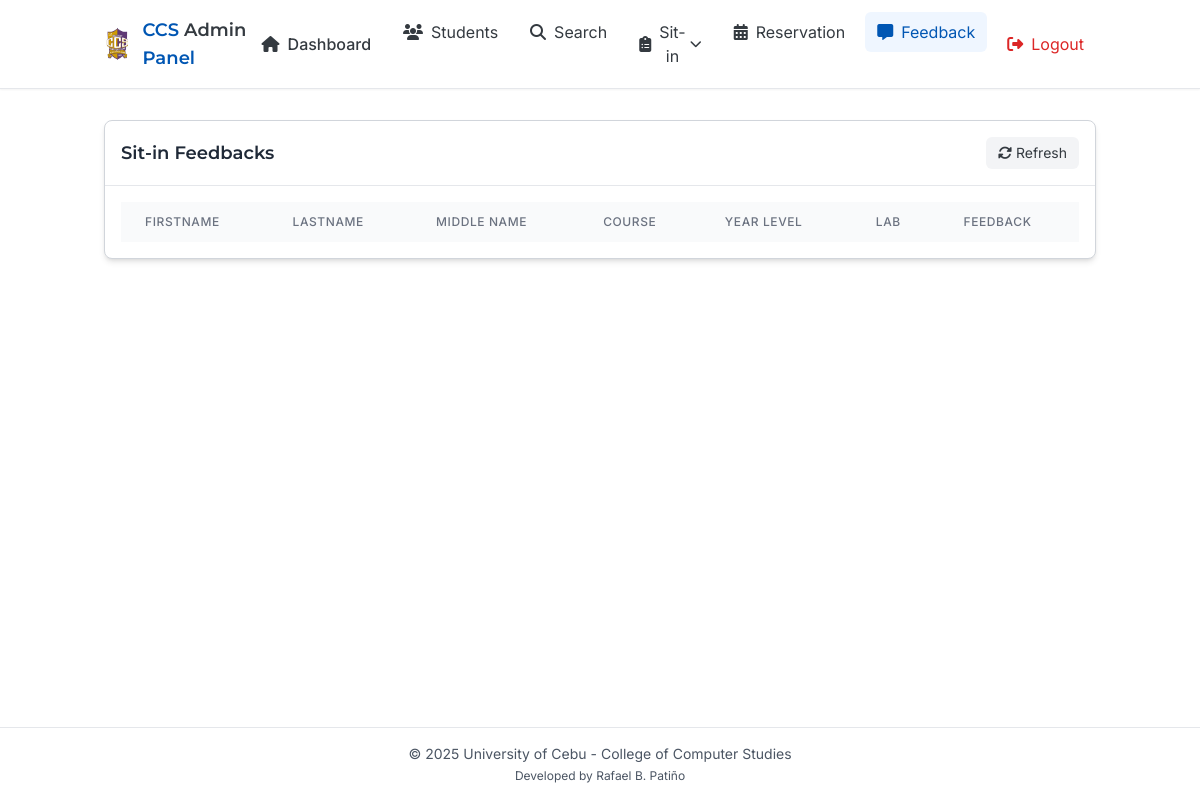
The app's page /pages/admin/feedback.php (signed in), older data.
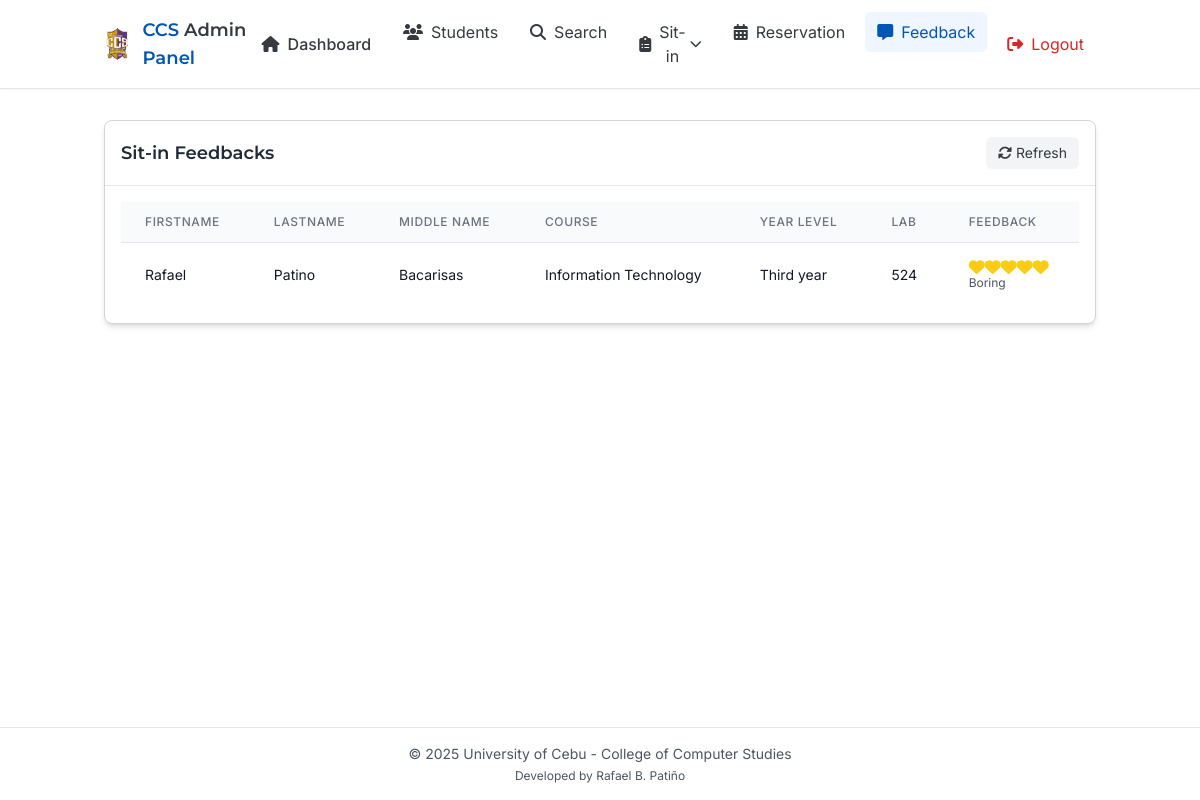
The same page, newer data.
### tables this page shows
CREATE TABLE `sit_ins` (
  `student_id` varchar(100) NOT NULL,
  `laboratory` varchar(250) NOT NULL,
  `purpose` varchar(255) NOT NULL,
  `check_in_date` date NOT NULL,
  `check_in_time` time NOT NULL,
  `check_out_time` time DEFAULT NULL,
  `rating` int(11) DEFAULT NULL,
  `feedback` text DEFAULT NULL
);

CREATE TABLE `users` (
  `id` int(11) NOT NULL,
  `idno` varchar(100) NOT NULL,
  `lastname` varchar(100) NOT NULL,
  `firstname` varchar(100) NOT NULL,
  `midname` varchar(100) DEFAULT NULL,
  `course` enum('Computer Science','Information Technology') NOT NULL,
  `year_level` enum('First year','Second year','Third year','Fourth year') NOT NULL,
  `email` varchar(255) NOT NULL,
  `address` varchar(255) NOT NULL,
  `username` varchar(50) NOT NULL,
  `sessionno` int(11) DEFAULT NULL,
  `password_hash` varchar(255) NOT NULL,
  `created_at` timestamp NOT NULL DEFAULT current_timestamp()
);

### pages/admin/feedback.php (the view, shortened to what the changed rows need)
<?php
include('modals/search.php');
$sql = "SELECT firstname, lastname, midname, course, year_level, laboratory, rating, feedback FROM sit_ins JOIN users ON sit_ins.student_id = users.idno WHERE rating IS NOT NULL AND feedback IS NOT NULL";
$result = mysqli_query($conn, $sql);
?>
<!DOCTYPE html>
<html lang="en">
<head>
    <link rel="stylesheet" href="../../public/css/all.css">
    <script src="https://cdn.tailwindcss.com"></script>
</head>
<body class="min-h-screen flex flex-col">
    <div class="container mx-auto px-4 pt-24 pb-8 flex-grow">
        <div class="py-6">
            <div class="md:col-span-2 bg-white rounded-lg border border-gray-300 shadow-md hover:shadow-xl transition-shadow duration-300">
                <div class="border-b border-gray-200 p-4 flex justify-between items-center">
                    <h2 class="heading-font text-lg font-semibold text-gray-800">Sit-in Feedbacks</h2>
                </div>
                <div class="p-4">
                    <div class="overflow-x-auto">
                        <table class="min-w-full divide-y divide-gray-200">
                            <thead class="bg-gray-50">
                                <tr>
                                    <th scope="col" class="px-6 py-3 text-left text-xs font-medium text-gray-500 uppercase tracking-wider">Firstname</th>
                                    <th scope="col" class="px-6 py-3 text-left text-xs font-medium text-gray-500 uppercase tracking-wider">Lastname</th>
                                    <th scope="col" class="px-6 py-3 text-left text-xs font-medium text-gray-500 uppercase tracking-wider">Middle Name</th>
                                    <th scope="col" class="px-6 py-3 text-left text-xs font-medium text-gray-500 uppercase tracking-wider">Course</th>
                                    <th scope="col" class="px-6 py-3 text-left text-xs font-medium text-gray-500 uppercase tracking-wider">Year Level</th>
                                    <th scope="col" class="px-6 py-3 text-left text-xs font-medium text-gray-500 uppercase tracking-wider">Lab</th>
                                    <th scope="col" class="px-6 py-3 text-left text-xs font-medium text-gray-500 uppercase tracking-wider">Feedback</th>
                                </tr>
                            </thead>
                            <tbody class="bg-white divide-y divide-gray-200">
                                <?php while ($feedbacks = $result->fetch_assoc()): ?>
                                    <tr>
                                        <td class="px-6 py-4 whitespace-nowrap">
                                            <div class="text-sm text-gray-900"><?php echo htmlspecialchars($feedbacks['firstname']); ?></div>
                                        </td>
                                        <td class="px-6 py-4 whitespace-nowrap">
                                            <div class="text-sm text-gray-900"><?php echo htmlspecialchars($feedbacks['lastname']); ?></div>
                                        </td>
                                        <td class="px-6 py-4 whitespace-nowrap">
                                            <div class="text-sm text-gray-900"><?php echo htmlspecialchars($feedbacks['midname']); ?></div>
                                        </td>
                                        <td class="px-6 py-4 whitespace-nowrap">
                                            <div class="text-sm text-gray-900"><?php echo htmlspecialchars($feedbacks['course']); ?></div>
                                        </td>
                                        <td class="px-6 py-4 whitespace-nowrap">
                                            <div class="text-sm text-gray-900"><?php echo htmlspecialchars($feedbacks['year_level']); ?></div>
                                        </td>
                                        <td class="px-6 py-4 whitespace-nowrap">
                                            <div class="text-sm text-gray-900"><?php echo htmlspecialchars($feedbacks['laboratory']); ?></div>
                                        </td>
                                        <td class="px-6 py-4 whitespace-nowrap">
                                        <div class="flex text-yellow-400">
                                            <?php for($i = 1; $i <= 5; $i++): ?>
                                                <?php if($i <= $feedbacks['rating']): ?>
                                                    <i class="fas fa-heart"></i>
                                                <?php else: ?>
                                                    <i class="far fa-heart"></i>
                                                <?php endif; ?>
                                            <?php endfor; ?>
                                        </div>
                                        <span class="text-xs text-gray-600"><?php echo htmlspecialchars($feedbacks['feedback']); ?></span>
                                        </td>
                                    </tr>
                                <?php endwhile; ?>
                            </tbody>
                        </table>
                    </div>
                </div>
            </div>
        </div>
    </div>
</body>
</html>

Row changes from the older to the newer data that the page shows:
added sit_ins: users.firstname "Rafael", users.lastname "Patino", users.midname "Bacarisas", users.course "Information Technology", users.year_level "Third year", laboratory "524", rating 5 (drawn), feedback "Boring"
